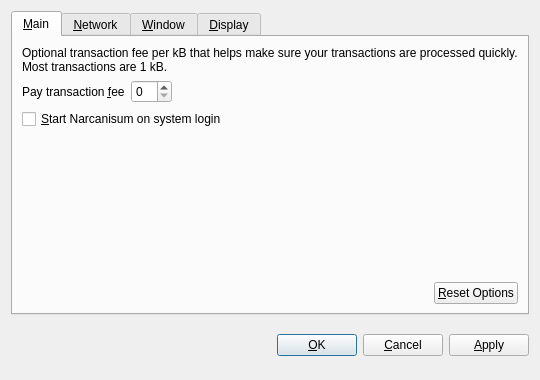
<?xml version="1.0" encoding="UTF-8"?>
<ui version="4.0">
 <class>OptionsDialog</class>
 <widget class="QDialog" name="OptionsDialog">
  <property name="geometry">
   <rect>
    <x>0</x>
    <y>0</y>
    <width>540</width>
    <height>380</height>
   </rect>
  </property>
  <property name="windowTitle">
   <string>Options</string>
  </property>
  <property name="modal">
   <bool>true</bool>
  </property>
  <layout class="QVBoxLayout" name="verticalLayout">
   <item>
    <widget class="QTabWidget" name="tabWidget">
     <property name="tabPosition">
      <enum>QTabWidget::North</enum>
     </property>
     <property name="currentIndex">
      <number>0</number>
     </property>
     <widget class="QWidget" name="tabMain">
      <attribute name="title">
       <string>&amp;Main</string>
      </attribute>
      <layout class="QVBoxLayout" name="verticalLayout_Main">
       <item>
        <widget class="QLabel" name="transactionFeeInfoLabel">
         <property name="text">
          <string>Optional transaction fee per kB that helps make sure your transactions are processed quickly. Most transactions are 1 kB.</string>
         </property>
         <property name="textFormat">
          <enum>Qt::PlainText</enum>
         </property>
         <property name="wordWrap">
          <bool>true</bool>
         </property>
        </widget>
       </item>
       <item>
        <layout class="QHBoxLayout" name="horizontalLayout_1_Main">
         <item>
          <widget class="QLabel" name="transactionFeeLabel">
           <property name="text">
            <string>Pay transaction &amp;fee</string>
           </property>
           <property name="textFormat">
            <enum>Qt::PlainText</enum>
           </property>
           <property name="buddy">
            <cstring>transactionFee</cstring>
           </property>
          </widget>
         </item>
         <item>
          <widget class="BitcoinAmountField" name="transactionFee"/>
         </item>
         <item>
          <spacer name="horizontalSpacer_1_Main">
           <property name="orientation">
            <enum>Qt::Horizontal</enum>
           </property>
           <property name="sizeHint" stdset="0">
            <size>
             <width>40</width>
             <height>20</height>
            </size>
           </property>
          </spacer>
         </item>
        </layout>
       </item>
       <item>
        <widget class="QCheckBox" name="bitcoinAtStartup">
         <property name="toolTip">
          <string>Automatically start Narcanisum after logging in to the system.</string>
         </property>
         <property name="text">
          <string>&amp;Start Narcanisum on system login</string>
         </property>
        </widget>
       </item>
       <item>
        <spacer name="verticalSpacer_Main">
         <property name="orientation">
          <enum>Qt::Vertical</enum>
         </property>
         <property name="sizeHint" stdset="0">
          <size>
           <width>20</width>
           <height>40</height>
          </size>
         </property>
        </spacer>
       </item>
       <item>
        <layout class="QHBoxLayout" name="horizontalLayout_2_Main">
         <item>
          <spacer name="horizontalSpacer_2_Main">
           <property name="orientation">
            <enum>Qt::Horizontal</enum>
           </property>
           <property name="sizeHint" stdset="0">
            <size>
             <width>40</width>
             <height>20</height>
            </size>
           </property>
          </spacer>
         </item>
         <item>
          <widget class="QPushButton" name="resetButton">
           <property name="toolTip">
            <string>Reset all client options to default.</string>
           </property>
           <property name="text">
            <string>&amp;Reset Options</string>
           </property>
           <property name="autoDefault">
            <bool>false</bool>
           </property>
          </widget>
         </item>
        </layout>
       </item>
      </layout>
     </widget>
     <widget class="QWidget" name="tabNetwork">
      <attribute name="title">
       <string>&amp;Network</string>
      </attribute>
      <layout class="QVBoxLayout" name="verticalLayout_Network">
       <item>
        <widget class="QCheckBox" name="mapPortUpnp">
         <property name="toolTip">
          <string>Automatically open the Narcanisum client port on the router. This only works when your router supports UPnP and it is enabled.</string>
         </property>
         <property name="text">
          <string>Map port using &amp;UPnP</string>
         </property>
        </widget>
       </item>
       <item>
        <widget class="QCheckBox" name="connectSocks">
         <property name="toolTip">
          <string>Connect to the Narcanisum network through a SOCKS proxy (e.g. when connecting through Tor).</string>
         </property>
         <property name="text">
          <string>&amp;Connect through SOCKS proxy:</string>
         </property>
        </widget>
       </item>
       <item>
        <layout class="QHBoxLayout" name="horizontalLayout_Network">
         <item>
          <widget class="QLabel" name="proxyIpLabel">
           <property name="text">
            <string>Proxy &amp;IP:</string>
           </property>
           <property name="textFormat">
            <enum>Qt::PlainText</enum>
           </property>
           <property name="buddy">
            <cstring>proxyIp</cstring>
           </property>
          </widget>
         </item>
         <item>
          <widget class="QValidatedLineEdit" name="proxyIp">
           <property name="maximumSize">
            <size>
             <width>140</width>
             <height>16777215</height>
            </size>
           </property>
           <property name="toolTip">
            <string>IP address of the proxy (e.g. 127.0.0.1)</string>
           </property>
          </widget>
         </item>
         <item>
          <widget class="QLabel" name="proxyPortLabel">
           <property name="text">
            <string>&amp;Port:</string>
           </property>
           <property name="textFormat">
            <enum>Qt::PlainText</enum>
           </property>
           <property name="buddy">
            <cstring>proxyPort</cstring>
           </property>
          </widget>
         </item>
         <item>
          <widget class="QLineEdit" name="proxyPort">
           <property name="maximumSize">
            <size>
             <width>55</width>
             <height>16777215</height>
            </size>
           </property>
           <property name="toolTip">
            <string>Port of the proxy (e.g. 9050)</string>
           </property>
          </widget>
         </item>
         <item>
          <widget class="QLabel" name="socksVersionLabel">
           <property name="text">
            <string>SOCKS &amp;Version:</string>
           </property>
           <property name="textFormat">
            <enum>Qt::PlainText</enum>
           </property>
           <property name="buddy">
            <cstring>socksVersion</cstring>
           </property>
          </widget>
         </item>
         <item>
          <widget class="QValueComboBox" name="socksVersion">
           <property name="toolTip">
            <string>SOCKS version of the proxy (e.g. 5)</string>
           </property>
          </widget>
         </item>
         <item>
          <spacer name="horizontalSpacer_Network">
           <property name="orientation">
            <enum>Qt::Horizontal</enum>
           </property>
           <property name="sizeHint" stdset="0">
            <size>
             <width>40</width>
             <height>20</height>
            </size>
           </property>
          </spacer>
         </item>
        </layout>
       </item>
       <item>
        <spacer name="verticalSpacer_Network">
         <property name="orientation">
          <enum>Qt::Vertical</enum>
         </property>
         <property name="sizeHint" stdset="0">
          <size>
           <width>20</width>
           <height>40</height>
          </size>
         </property>
        </spacer>
       </item>
      </layout>
     </widget>
     <widget class="QWidget" name="tabWindow">
      <attribute name="title">
       <string>&amp;Window</string>
      </attribute>
      <layout class="QVBoxLayout" name="verticalLayout_Window">
       <item>
        <widget class="QCheckBox" name="minimizeToTray">
         <property name="toolTip">
          <string>Show only a tray icon after minimizing the window.</string>
         </property>
         <property name="text">
          <string>&amp;Minimize to the tray instead of the taskbar</string>
         </property>
        </widget>
       </item>
       <item>
        <widget class="QCheckBox" name="minimizeOnClose">
         <property name="toolTip">
          <string>Minimize instead of exit the application when the window is closed. When this option is enabled, the application will be closed only after selecting Quit in the menu.</string>
         </property>
         <property name="text">
          <string>M&amp;inimize on close</string>
         </property>
        </widget>
       </item>
       <item>
        <spacer name="verticalSpacer_Window">
         <property name="orientation">
          <enum>Qt::Vertical</enum>
         </property>
         <property name="sizeHint" stdset="0">
          <size>
           <width>20</width>
           <height>40</height>
          </size>
         </property>
        </spacer>
       </item>
      </layout>
     </widget>
     <widget class="QWidget" name="tabDisplay">
      <attribute name="title">
       <string>&amp;Display</string>
      </attribute>
      <layout class="QVBoxLayout" name="verticalLayout_Display">
       <item>
        <layout class="QHBoxLayout" name="horizontalLayout_1_Display">
         <item>
          <widget class="QLabel" name="langLabel">
           <property name="text">
            <string>User Interface &amp;language:</string>
           </property>
           <property name="textFormat">
            <enum>Qt::PlainText</enum>
           </property>
           <property name="buddy">
            <cstring>lang</cstring>
           </property>
          </widget>
         </item>
         <item>
          <widget class="QValueComboBox" name="lang">
           <property name="toolTip">
            <string>The user interface language can be set here. This setting will take effect after restarting Narcanisum.</string>
           </property>
          </widget>
         </item>
        </layout>
       </item>
       <item>
        <layout class="QHBoxLayout" name="horizontalLayout_2_Display">
         <item>
          <widget class="QLabel" name="unitLabel">
           <property name="text">
            <string>&amp;Unit to show amounts in:</string>
           </property>
           <property name="textFormat">
            <enum>Qt::PlainText</enum>
           </property>
           <property name="buddy">
            <cstring>unit</cstring>
           </property>
          </widget>
         </item>
         <item>
          <widget class="QValueComboBox" name="unit">
           <property name="toolTip">
            <string>Choose the default subdivision unit to show in the interface and when sending coins.</string>
           </property>
          </widget>
         </item>
        </layout>
       </item>
       <item>
        <widget class="QCheckBox" name="displayAddresses">
         <property name="toolTip">
          <string>Whether to show Narcanisum addresses in the transaction list or not.</string>
         </property>
         <property name="text">
          <string>&amp;Display addresses in transaction list</string>
         </property>
        </widget>
       </item>
       <item>
        <spacer name="verticalSpacer_Display">
         <property name="orientation">
          <enum>Qt::Vertical</enum>
         </property>
         <property name="sizeHint" stdset="0">
          <size>
           <width>20</width>
           <height>40</height>
          </size>
         </property>
        </spacer>
       </item>
      </layout>
     </widget>
    </widget>
   </item>
   <item>
    <layout class="QHBoxLayout" name="horizontalLayout_Buttons">
     <item>
      <spacer name="horizontalSpacer_1">
       <property name="orientation">
        <enum>Qt::Horizontal</enum>
       </property>
       <property name="sizeHint" stdset="0">
        <size>
         <width>40</width>
         <height>48</height>
        </size>
       </property>
      </spacer>
     </item>
     <item>
      <widget class="QLabel" name="statusLabel">
       <property name="font">
        <font>
         <weight>75</weight>
         <bold>true</bold>
        </font>
       </property>
       <property name="text">
        <string/>
       </property>
       <property name="textFormat">
        <enum>Qt::PlainText</enum>
       </property>
       <property name="wordWrap">
        <bool>true</bool>
       </property>
      </widget>
     </item>
     <item>
      <spacer name="horizontalSpacer_2">
       <property name="orientation">
        <enum>Qt::Horizontal</enum>
       </property>
       <property name="sizeHint" stdset="0">
        <size>
         <width>40</width>
         <height>48</height>
        </size>
       </property>
      </spacer>
     </item>
     <item>
      <widget class="QPushButton" name="okButton">
       <property name="text">
        <string>&amp;OK</string>
       </property>
      </widget>
     </item>
     <item>
      <widget class="QPushButton" name="cancelButton">
       <property name="text">
        <string>&amp;Cancel</string>
       </property>
       <property name="autoDefault">
        <bool>false</bool>
       </property>
      </widget>
     </item>
     <item>
      <widget class="QPushButton" name="applyButton">
       <property name="text">
        <string>&amp;Apply</string>
       </property>
       <property name="autoDefault">
        <bool>false</bool>
       </property>
      </widget>
     </item>
    </layout>
   </item>
  </layout>
 </widget>
 <customwidgets>
  <customwidget>
   <class>BitcoinAmountField</class>
   <extends>QSpinBox</extends>
   <header>bitcoinamountfield.h</header>
  </customwidget>
  <customwidget>
   <class>QValueComboBox</class>
   <extends>QComboBox</extends>
   <header>qvaluecombobox.h</header>
  </customwidget>
  <customwidget>
   <class>QValidatedLineEdit</class>
   <extends>QLineEdit</extends>
   <header>qvalidatedlineedit.h</header>
  </customwidget>
 </customwidgets>
 <resources/>
 <connections/>
</ui>
